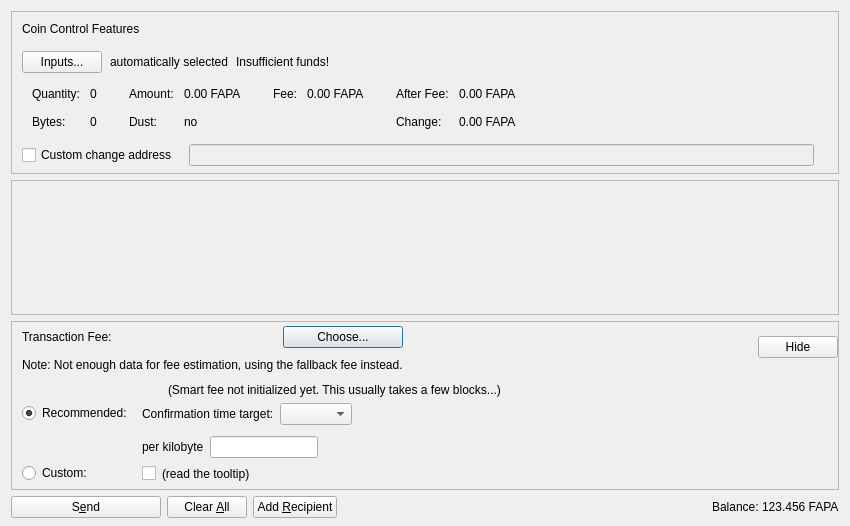
<?xml version="1.0" encoding="UTF-8"?>
<ui version="4.0">
 <class>SendCoinsDialog</class>
 <widget class="QDialog" name="SendCoinsDialog">
  <property name="geometry">
   <rect>
    <x>0</x>
    <y>0</y>
    <width>850</width>
    <height>526</height>
   </rect>
  </property>
  <property name="windowTitle">
   <string>Send Coins</string>
  </property>
  <layout class="QVBoxLayout" name="verticalLayout" stretch="0,1,0,0">
   <property name="bottomMargin">
    <number>8</number>
   </property>
   <item>
    <widget class="QFrame" name="frameCoinControl">
     <property name="sizePolicy">
      <sizepolicy hsizetype="Expanding" vsizetype="Expanding">
       <horstretch>0</horstretch>
       <verstretch>0</verstretch>
      </sizepolicy>
     </property>
     <property name="maximumSize">
      <size>
       <width>16777215</width>
       <height>16777215</height>
      </size>
     </property>
     <property name="frameShape">
      <enum>QFrame::StyledPanel</enum>
     </property>
     <property name="frameShadow">
      <enum>QFrame::Sunken</enum>
     </property>
     <layout class="QVBoxLayout" name="verticalLayoutCoinControl2">
      <property name="spacing">
       <number>0</number>
      </property>
      <property name="leftMargin">
       <number>0</number>
      </property>
      <property name="topMargin">
       <number>0</number>
      </property>
      <property name="rightMargin">
       <number>0</number>
      </property>
      <property name="bottomMargin">
       <number>6</number>
      </property>
      <item>
       <layout class="QVBoxLayout" name="verticalLayoutCoinControl" stretch="0,0,0,0,1">
        <property name="spacing">
         <number>0</number>
        </property>
        <property name="leftMargin">
         <number>10</number>
        </property>
        <property name="topMargin">
         <number>10</number>
        </property>
        <item>
         <layout class="QHBoxLayout" name="horizontalLayoutCoinControl1">
          <property name="bottomMargin">
           <number>15</number>
          </property>
          <item>
           <widget class="QLabel" name="labelCoinControlFeatures">
            <property name="sizePolicy">
             <sizepolicy hsizetype="Preferred" vsizetype="Maximum">
              <horstretch>0</horstretch>
              <verstretch>0</verstretch>
             </sizepolicy>
            </property>
            <property name="text">
             <string>Coin Control Features</string>
            </property>
           </widget>
          </item>
         </layout>
        </item>
        <item>
         <layout class="QHBoxLayout" name="horizontalLayoutCoinControl2" stretch="0,0,0,0">
          <property name="spacing">
           <number>8</number>
          </property>
          <property name="bottomMargin">
           <number>10</number>
          </property>
          <item>
           <widget class="QPushButton" name="pushButtonCoinControl">
            <property name="styleSheet">
             <string notr="true"/>
            </property>
            <property name="text">
             <string>Inputs...</string>
            </property>
            <property name="autoDefault">
             <bool>false</bool>
            </property>
           </widget>
          </item>
          <item>
           <widget class="QLabel" name="labelCoinControlAutomaticallySelected">
            <property name="text">
             <string>automatically selected</string>
            </property>
            <property name="margin">
             <number>5</number>
            </property>
           </widget>
          </item>
          <item>
           <widget class="QLabel" name="labelCoinControlInsuffFunds">
            <property name="text">
             <string>Insufficient funds!</string>
            </property>
            <property name="margin">
             <number>5</number>
            </property>
           </widget>
          </item>
          <item>
           <spacer name="horizontalSpacerCoinControl">
            <property name="orientation">
             <enum>Qt::Horizontal</enum>
            </property>
            <property name="sizeHint" stdset="0">
             <size>
              <width>40</width>
              <height>1</height>
             </size>
            </property>
           </spacer>
          </item>
         </layout>
        </item>
        <item>
         <widget class="QWidget" name="widgetCoinControl" native="true">
          <property name="sizePolicy">
           <sizepolicy hsizetype="Preferred" vsizetype="Preferred">
            <horstretch>0</horstretch>
            <verstretch>0</verstretch>
           </sizepolicy>
          </property>
          <property name="minimumSize">
           <size>
            <width>0</width>
            <height>0</height>
           </size>
          </property>
          <property name="styleSheet">
           <string notr="true"/>
          </property>
          <layout class="QHBoxLayout" name="horizontalLayoutCoinControl5">
           <property name="leftMargin">
            <number>0</number>
           </property>
           <property name="topMargin">
            <number>0</number>
           </property>
           <property name="rightMargin">
            <number>0</number>
           </property>
           <property name="bottomMargin">
            <number>0</number>
           </property>
           <item>
            <layout class="QHBoxLayout" name="horizontalLayoutCoinControl3" stretch="0,0,0,1">
             <property name="spacing">
              <number>20</number>
             </property>
             <property name="topMargin">
              <number>0</number>
             </property>
             <property name="bottomMargin">
              <number>10</number>
             </property>
             <item>
              <layout class="QFormLayout" name="formLayoutCoinControl1">
               <property name="horizontalSpacing">
                <number>10</number>
               </property>
               <property name="verticalSpacing">
                <number>14</number>
               </property>
               <property name="leftMargin">
                <number>10</number>
               </property>
               <property name="topMargin">
                <number>4</number>
               </property>
               <property name="rightMargin">
                <number>6</number>
               </property>
               <item row="0" column="0">
                <widget class="QLabel" name="labelCoinControlQuantityText">
                 <property name="text">
                  <string>Quantity:</string>
                 </property>
                 <property name="margin">
                  <number>0</number>
                 </property>
                </widget>
               </item>
               <item row="0" column="1">
                <widget class="QLabel" name="labelCoinControlQuantity">
                 <property name="cursor">
                  <cursorShape>IBeamCursor</cursorShape>
                 </property>
                 <property name="contextMenuPolicy">
                  <enum>Qt::ActionsContextMenu</enum>
                 </property>
                 <property name="text">
                  <string notr="true">0</string>
                 </property>
                 <property name="margin">
                  <number>0</number>
                 </property>
                 <property name="textInteractionFlags">
                  <set>Qt::LinksAccessibleByMouse|Qt::TextSelectableByKeyboard|Qt::TextSelectableByMouse</set>
                 </property>
                </widget>
               </item>
               <item row="1" column="0">
                <widget class="QLabel" name="labelCoinControlBytesText">
                 <property name="text">
                  <string>Bytes:</string>
                 </property>
                </widget>
               </item>
               <item row="1" column="1">
                <widget class="QLabel" name="labelCoinControlBytes">
                 <property name="cursor">
                  <cursorShape>IBeamCursor</cursorShape>
                 </property>
                 <property name="contextMenuPolicy">
                  <enum>Qt::ActionsContextMenu</enum>
                 </property>
                 <property name="text">
                  <string notr="true">0</string>
                 </property>
                 <property name="textInteractionFlags">
                  <set>Qt::LinksAccessibleByMouse|Qt::TextSelectableByKeyboard|Qt::TextSelectableByMouse</set>
                 </property>
                </widget>
               </item>
              </layout>
             </item>
             <item>
              <layout class="QFormLayout" name="formLayoutCoinControl2">
               <property name="horizontalSpacing">
                <number>10</number>
               </property>
               <property name="verticalSpacing">
                <number>14</number>
               </property>
               <property name="leftMargin">
                <number>6</number>
               </property>
               <property name="topMargin">
                <number>4</number>
               </property>
               <property name="rightMargin">
                <number>6</number>
               </property>
               <item row="0" column="0">
                <widget class="QLabel" name="labelCoinControlAmountText">
                 <property name="text">
                  <string>Amount:</string>
                 </property>
                 <property name="margin">
                  <number>0</number>
                 </property>
                </widget>
               </item>
               <item row="0" column="1">
                <widget class="QLabel" name="labelCoinControlAmount">
                 <property name="cursor">
                  <cursorShape>IBeamCursor</cursorShape>
                 </property>
                 <property name="contextMenuPolicy">
                  <enum>Qt::ActionsContextMenu</enum>
                 </property>
                 <property name="text">
                  <string notr="true">0.00 FAPA</string>
                 </property>
                 <property name="textInteractionFlags">
                  <set>Qt::LinksAccessibleByMouse|Qt::TextSelectableByKeyboard|Qt::TextSelectableByMouse</set>
                 </property>
                </widget>
               </item>
               <item row="1" column="0">
                <widget class="QLabel" name="labelCoinControlLowOutputText">
                 <property name="text">
                  <string>Dust:</string>
                 </property>
                </widget>
               </item>
               <item row="1" column="1">
                <widget class="QLabel" name="labelCoinControlLowOutput">
                 <property name="cursor">
                  <cursorShape>IBeamCursor</cursorShape>
                 </property>
                 <property name="contextMenuPolicy">
                  <enum>Qt::ActionsContextMenu</enum>
                 </property>
                 <property name="text">
                  <string notr="true">no</string>
                 </property>
                 <property name="textInteractionFlags">
                  <set>Qt::LinksAccessibleByMouse|Qt::TextSelectableByKeyboard|Qt::TextSelectableByMouse</set>
                 </property>
                </widget>
               </item>
              </layout>
             </item>
             <item>
              <layout class="QFormLayout" name="formLayoutCoinControl3">
               <property name="horizontalSpacing">
                <number>10</number>
               </property>
               <property name="verticalSpacing">
                <number>14</number>
               </property>
               <property name="leftMargin">
                <number>6</number>
               </property>
               <property name="topMargin">
                <number>4</number>
               </property>
               <property name="rightMargin">
                <number>6</number>
               </property>
               <item row="0" column="0">
                <widget class="QLabel" name="labelCoinControlFeeText">
                 <property name="text">
                  <string>Fee:</string>
                 </property>
                 <property name="margin">
                  <number>0</number>
                 </property>
                </widget>
               </item>
               <item row="0" column="1">
                <widget class="QLabel" name="labelCoinControlFee">
                 <property name="cursor">
                  <cursorShape>IBeamCursor</cursorShape>
                 </property>
                 <property name="contextMenuPolicy">
                  <enum>Qt::ActionsContextMenu</enum>
                 </property>
                 <property name="text">
                  <string notr="true">0.00 FAPA</string>
                 </property>
                 <property name="textInteractionFlags">
                  <set>Qt::LinksAccessibleByMouse|Qt::TextSelectableByKeyboard|Qt::TextSelectableByMouse</set>
                 </property>
                </widget>
               </item>
              </layout>
             </item>
             <item>
              <layout class="QFormLayout" name="formLayoutCoinControl4">
               <property name="horizontalSpacing">
                <number>10</number>
               </property>
               <property name="verticalSpacing">
                <number>14</number>
               </property>
               <property name="leftMargin">
                <number>6</number>
               </property>
               <property name="topMargin">
                <number>4</number>
               </property>
               <property name="rightMargin">
                <number>6</number>
               </property>
               <item row="0" column="0">
                <widget class="QLabel" name="labelCoinControlAfterFeeText">
                 <property name="text">
                  <string>After Fee:</string>
                 </property>
                 <property name="margin">
                  <number>0</number>
                 </property>
                </widget>
               </item>
               <item row="0" column="1">
                <widget class="QLabel" name="labelCoinControlAfterFee">
                 <property name="cursor">
                  <cursorShape>IBeamCursor</cursorShape>
                 </property>
                 <property name="contextMenuPolicy">
                  <enum>Qt::ActionsContextMenu</enum>
                 </property>
                 <property name="text">
                  <string notr="true">0.00 FAPA</string>
                 </property>
                 <property name="textInteractionFlags">
                  <set>Qt::LinksAccessibleByMouse|Qt::TextSelectableByKeyboard|Qt::TextSelectableByMouse</set>
                 </property>
                </widget>
               </item>
               <item row="1" column="0">
                <widget class="QLabel" name="labelCoinControlChangeText">
                 <property name="text">
                  <string>Change:</string>
                 </property>
                </widget>
               </item>
               <item row="1" column="1">
                <widget class="QLabel" name="labelCoinControlChange">
                 <property name="cursor">
                  <cursorShape>IBeamCursor</cursorShape>
                 </property>
                 <property name="contextMenuPolicy">
                  <enum>Qt::ActionsContextMenu</enum>
                 </property>
                 <property name="text">
                  <string notr="true">0.00 FAPA</string>
                 </property>
                 <property name="textInteractionFlags">
                  <set>Qt::LinksAccessibleByMouse|Qt::TextSelectableByKeyboard|Qt::TextSelectableByMouse</set>
                 </property>
                </widget>
               </item>
              </layout>
             </item>
            </layout>
           </item>
          </layout>
         </widget>
        </item>
        <item>
         <layout class="QHBoxLayout" name="horizontalLayoutCoinControl4" stretch="0,0,0">
          <property name="spacing">
           <number>12</number>
          </property>
          <property name="sizeConstraint">
           <enum>QLayout::SetDefaultConstraint</enum>
          </property>
          <property name="topMargin">
           <number>5</number>
          </property>
          <property name="rightMargin">
           <number>5</number>
          </property>
          <item>
           <widget class="QCheckBox" name="checkBoxCoinControlChange">
            <property name="toolTip">
             <string>If this is activated, but the change address is empty or invalid, change will be sent to a newly generated address.</string>
            </property>
            <property name="text">
             <string>Custom change address</string>
            </property>
           </widget>
          </item>
          <item>
           <widget class="QValidatedLineEdit" name="lineEditCoinControlChange">
            <property name="enabled">
             <bool>false</bool>
            </property>
            <property name="sizePolicy">
             <sizepolicy hsizetype="Expanding" vsizetype="Fixed">
              <horstretch>0</horstretch>
              <verstretch>0</verstretch>
             </sizepolicy>
            </property>
           </widget>
          </item>
          <item>
           <widget class="QLabel" name="labelCoinControlChangeLabel">
            <property name="sizePolicy">
             <sizepolicy hsizetype="Preferred" vsizetype="Expanding">
              <horstretch>0</horstretch>
              <verstretch>0</verstretch>
             </sizepolicy>
            </property>
            <property name="minimumSize">
             <size>
              <width>0</width>
              <height>0</height>
             </size>
            </property>
            <property name="text">
             <string/>
            </property>
            <property name="margin">
             <number>3</number>
            </property>
           </widget>
          </item>
         </layout>
        </item>
        <item>
         <spacer name="verticalSpacerCoinControl">
          <property name="orientation">
           <enum>Qt::Vertical</enum>
          </property>
          <property name="sizeHint" stdset="0">
           <size>
            <width>800</width>
            <height>1</height>
           </size>
          </property>
         </spacer>
        </item>
       </layout>
      </item>
     </layout>
    </widget>
   </item>
   <item>
    <widget class="QScrollArea" name="scrollArea">
     <property name="widgetResizable">
      <bool>true</bool>
     </property>
     <widget class="QWidget" name="scrollAreaWidgetContents">
      <property name="geometry">
       <rect>
        <x>0</x>
        <y>0</y>
        <width>830</width>
        <height>104</height>
       </rect>
      </property>
      <layout class="QVBoxLayout" name="verticalLayout_2" stretch="0,1">
       <property name="leftMargin">
        <number>0</number>
       </property>
       <property name="topMargin">
        <number>0</number>
       </property>
       <property name="rightMargin">
        <number>0</number>
       </property>
       <property name="bottomMargin">
        <number>0</number>
       </property>
       <item>
        <layout class="QVBoxLayout" name="entries">
         <property name="spacing">
          <number>6</number>
         </property>
        </layout>
       </item>
       <item>
        <spacer name="verticalSpacer">
         <property name="orientation">
          <enum>Qt::Vertical</enum>
         </property>
         <property name="sizeHint" stdset="0">
          <size>
           <width>20</width>
           <height>40</height>
          </size>
         </property>
        </spacer>
       </item>
      </layout>
     </widget>
    </widget>
   </item>
   <item>
    <widget class="QFrame" name="frameFee">
     <property name="sizePolicy">
      <sizepolicy hsizetype="Expanding" vsizetype="Expanding">
       <horstretch>0</horstretch>
       <verstretch>0</verstretch>
      </sizepolicy>
     </property>
     <property name="maximumSize">
      <size>
       <width>16777215</width>
       <height>16777215</height>
      </size>
     </property>
     <property name="frameShape">
      <enum>QFrame::StyledPanel</enum>
     </property>
     <property name="frameShadow">
      <enum>QFrame::Sunken</enum>
     </property>
     <layout class="QVBoxLayout" name="verticalLayoutFee1">
      <property name="spacing">
       <number>0</number>
      </property>
      <property name="leftMargin">
       <number>0</number>
      </property>
      <property name="topMargin">
       <number>0</number>
      </property>
      <property name="rightMargin">
       <number>0</number>
      </property>
      <property name="bottomMargin">
       <number>0</number>
      </property>
      <item>
       <layout class="QVBoxLayout" name="verticalLayoutFee2" stretch="0,0,0">
        <property name="spacing">
         <number>0</number>
        </property>
        <property name="leftMargin">
         <number>10</number>
        </property>
        <property name="topMargin">
         <number>0</number>
        </property>
        <item>
         <layout class="QHBoxLayout" name="horizontalLayoutFee1">
          <property name="bottomMargin">
           <number>0</number>
          </property>
          <item>
           <layout class="QVBoxLayout" name="verticalLayoutFee7">
            <property name="spacing">
             <number>0</number>
            </property>
            <item>
             <spacer name="verticalSpacerSmartFee">
              <property name="orientation">
               <enum>Qt::Vertical</enum>
              </property>
              <property name="sizeType">
               <enum>QSizePolicy::Fixed</enum>
              </property>
              <property name="sizeHint" stdset="0">
               <size>
                <width>1</width>
                <height>4</height>
               </size>
              </property>
             </spacer>
            </item>
            <item>
             <layout class="QHBoxLayout" name="horizontalLayoutSmartFee">
              <property name="spacing">
               <number>10</number>
              </property>
              <item>
               <widget class="QLabel" name="labelFeeHeadline">
                <property name="sizePolicy">
                 <sizepolicy hsizetype="Preferred" vsizetype="Maximum">
                  <horstretch>0</horstretch>
                  <verstretch>0</verstretch>
                 </sizepolicy>
                </property>
                <property name="text">
                 <string>Transaction Fee:</string>
                </property>
               </widget>
              </item>
              <item>
               <widget class="QLabel" name="labelFeeMinimized">
                <property name="text">
                 <string/>
                </property>
               </widget>
              </item>
              <item>
               <widget class="QPushButton" name="buttonChooseFee">
                <property name="text">
                 <string>Choose...</string>
                </property>
               </widget>
              </item>
             </layout>
            </item>
            <item>
             <spacer name="verticalSpacer_7">
              <property name="orientation">
               <enum>Qt::Vertical</enum>
              </property>
              <property name="sizeHint" stdset="0">
               <size>
                <width>1</width>
                <height>10</height>
               </size>
              </property>
             </spacer>
            </item>
            <item>
             <widget class="QLabel" name="fallbackFeeWarningLabel">
              <property name="toolTip">
               <string>Using the fallbackfee can result in sending a transaction that will take several hours or days (or never) to confirm. Consider choosing your fee manually or wait until you have validated the complete chain.</string>
              </property>
              <property name="text">
               <string>Note: Not enough data for fee estimation, using the fallback fee instead.</string>
              </property>
              <property name="wordWrap">
               <bool>false</bool>
              </property>
             </widget>
            </item>
            <item>
             <spacer name="verticalSpacer_5">
              <property name="orientation">
               <enum>Qt::Vertical</enum>
              </property>
              <property name="sizeHint" stdset="0">
               <size>
                <width>1</width>
                <height>1</height>
               </size>
              </property>
             </spacer>
            </item>
           </layout>
          </item>
          <item>
           <spacer name="horizontalSpacer_4">
            <property name="orientation">
             <enum>Qt::Horizontal</enum>
            </property>
            <property name="sizeHint" stdset="0">
             <size>
              <width>1</width>
              <height>1</height>
             </size>
            </property>
           </spacer>
          </item>
          <item>
           <widget class="QPushButton" name="buttonMinimizeFee">
            <property name="toolTip">
             <string>collapse fee-settings</string>
            </property>
            <property name="text">
             <string>Hide</string>
            </property>
           </widget>
          </item>
         </layout>
        </item>
        <item>
         <widget class="QFrame" name="frameFeeSelection">
          <layout class="QVBoxLayout" name="verticalLayoutFee12">
           <property name="spacing">
            <number>0</number>
           </property>
           <property name="leftMargin">
            <number>0</number>
           </property>
           <property name="topMargin">
            <number>0</number>
           </property>
           <property name="rightMargin">
            <number>0</number>
           </property>
           <property name="bottomMargin">
            <number>0</number>
           </property>
           <item>
            <layout class="QGridLayout" name="gridLayoutFee">
             <property name="topMargin">
              <number>10</number>
             </property>
             <property name="bottomMargin">
              <number>4</number>
             </property>
             <property name="horizontalSpacing">
              <number>10</number>
             </property>
             <property name="verticalSpacing">
              <number>4</number>
             </property>
             <item row="1" column="1">
              <layout class="QVBoxLayout" name="verticalLayoutFee8">
               <property name="spacing">
                <number>6</number>
               </property>
               <property name="topMargin">
                <number>3</number>
               </property>
               <item>
                <layout class="QHBoxLayout" name="horizontalLayoutFee13" stretch="0,0,1">
                 <item>
                  <widget class="QLabel" name="labelCustomPerKilobyte">
                   <property name="toolTip">
                    <string>If the custom fee is set to 1000 ruffs and the transaction is only 250 bytes, then &quot;per kilobyte&quot; only pays 250 ruffs in fee,&lt;br /&gt;while &quot;at least&quot; pays 1000 ruffs. For transactions bigger than a kilobyte both pay by kilobyte.</string>
                   </property>
                   <property name="text">
                    <string>per kilobyte</string>
                   </property>
                  </widget>
                 </item>
                 <item>
                  <widget class="BitcoinAmountField" name="customFee"/>
                 </item>
                 <item>
                  <spacer name="horizontalSpacer_6">
                   <property name="orientation">
                    <enum>Qt::Horizontal</enum>
                   </property>
                   <property name="sizeHint" stdset="0">
                    <size>
                     <width>1</width>
                     <height>1</height>
                    </size>
                   </property>
                  </spacer>
                 </item>
                </layout>
               </item>
               <item>
                <layout class="QHBoxLayout" name="horizontalLayoutFee8">
                 <item>
                  <widget class="QCheckBox" name="checkBoxMinimumFee">
                   <property name="toolTip">
                    <string>Paying only the minimum fee is just fine as long as there is less transaction volume than space in the blocks.&lt;br /&gt;But be aware that this can end up in a never confirming transaction once there is more demand for fapalien transactions than the network can process.</string>
                   </property>
                   <property name="text">
                    <string/>
                   </property>
                  </widget>
                 </item>
                 <item>
                  <widget class="QLabel" name="labelMinFeeWarning">
                   <property name="enabled">
                    <bool>true</bool>
                   </property>
                   <property name="toolTip">
                    <string>Paying only the minimum fee is just fine as long as there is less transaction volume than space in the blocks.&lt;br /&gt;But be aware that this can end up in a never confirming transaction once there is more demand for fapalien transactions than the network can process.</string>
                   </property>
                   <property name="text">
                    <string>(read the tooltip)</string>
                   </property>
                   <property name="margin">
                    <number>5</number>
                   </property>
                  </widget>
                 </item>
                 <item>
                  <spacer name="horizontalSpacer_2">
                   <property name="orientation">
                    <enum>Qt::Horizontal</enum>
                   </property>
                   <property name="sizeHint" stdset="0">
                    <size>
                     <width>1</width>
                     <height>1</height>
                    </size>
                   </property>
                  </spacer>
                 </item>
                </layout>
               </item>
              </layout>
             </item>
             <item row="0" column="0">
              <layout class="QVBoxLayout" name="verticalLayoutFee4" stretch="0,1">
               <property name="topMargin">
                <number>20</number>
               </property>
               <property name="bottomMargin">
                <number>3</number>
               </property>
               <item>
                <widget class="QRadioButton" name="radioSmartFee">
                 <property name="text">
                  <string>Recommended:</string>
                 </property>
                 <property name="checked">
                  <bool>true</bool>
                 </property>
                 <attribute name="buttonGroup">
                  <string notr="true">groupFee</string>
                 </attribute>
                </widget>
               </item>
               <item>
                <spacer name="verticalSpacer_2">
                 <property name="orientation">
                  <enum>Qt::Vertical</enum>
                 </property>
                 <property name="sizeHint" stdset="0">
                  <size>
                   <width>1</width>
                   <height>1</height>
                  </size>
                 </property>
                </spacer>
               </item>
              </layout>
             </item>
             <item row="1" column="0">
              <layout class="QVBoxLayout" name="verticalLayoutFee9" stretch="0,1">
               <property name="topMargin">
                <number>30</number>
               </property>
               <item>
                <widget class="QRadioButton" name="radioCustomFee">
                 <property name="text">
                  <string>Custom:</string>
                 </property>
                 <attribute name="buttonGroup">
                  <string notr="true">groupFee</string>
                 </attribute>
                </widget>
               </item>
               <item>
                <spacer name="verticalSpacer_6">
                 <property name="orientation">
                  <enum>Qt::Vertical</enum>
                 </property>
                 <property name="sizeHint" stdset="0">
                  <size>
                   <width>1</width>
                   <height>1</height>
                  </size>
                 </property>
                </spacer>
               </item>
              </layout>
             </item>
             <item row="0" column="1">
              <layout class="QVBoxLayout" name="verticalLayoutFee3" stretch="0,0,1">
               <property name="spacing">
                <number>6</number>
               </property>
               <property name="topMargin">
                <number>0</number>
               </property>
               <property name="bottomMargin">
                <number>3</number>
               </property>
               <item>
                <layout class="QHBoxLayout" name="horizontalLayoutFee12">
                 <item>
                  <widget class="QLabel" name="labelSmartFee">
                   <property name="text">
                    <string/>
                   </property>
                   <property name="margin">
                    <number>2</number>
                   </property>
                  </widget>
                 </item>
                 <item>
                  <widget class="QLabel" name="labelFeeEstimation">
                   <property name="text">
                    <string/>
                   </property>
                  </widget>
                 </item>
                 <item>
                  <widget class="QLabel" name="labelSmartFee2">
                   <property name="text">
                    <string>(Smart fee not initialized yet. This usually takes a few blocks...)</string>
                   </property>
                   <property name="margin">
                    <number>2</number>
                   </property>
                  </widget>
                 </item>
                 <item>
                  <spacer name="horizontalSpacer_5">
                   <property name="orientation">
                    <enum>Qt::Horizontal</enum>
                   </property>
                   <property name="sizeHint" stdset="0">
                    <size>
                     <width>1</width>
                     <height>1</height>
                    </size>
                   </property>
                  </spacer>
                 </item>
                </layout>
               </item>
               <item>
                <layout class="QHBoxLayout" name="horizontalLayoutFee9">
                 <item>
                  <layout class="QVBoxLayout" name="verticalLayoutFee6">
                   <item>
                    <widget class="QLabel" name="labelSmartFee3">
                     <property name="text">
                      <string>Confirmation time target:</string>
                     </property>
                     <property name="margin">
                      <number>2</number>
                     </property>
                    </widget>
                   </item>
                  </layout>
                 </item>
                 <item>
                  <layout class="QVBoxLayout" name="verticalLayoutFee5">
                   <property name="rightMargin">
                    <number>30</number>
                   </property>
                   <item>
                    <layout class="QHBoxLayout" name="horizontalLayoutConfTarget">
                     <property name="bottomMargin">
                      <number>0</number>
                     </property>
                     <item>
                      <widget class="QComboBox" name="confTargetSelector"/>
                     </item>
                     <item>
                      <spacer name="horizontalSpacerConfTarget">
                       <property name="orientation">
                        <enum>Qt::Horizontal</enum>
                       </property>
                       <property name="sizeHint" stdset="0">
                        <size>
                         <width>40</width>
                         <height>20</height>
                        </size>
                       </property>
                      </spacer>
                     </item>
                    </layout>
                   </item>
                  </layout>
                 </item>
                </layout>
               </item>
               <item>
                <spacer name="verticalSpacer_4">
                 <property name="orientation">
                  <enum>Qt::Vertical</enum>
                 </property>
                 <property name="sizeHint" stdset="0">
                  <size>
                   <width>1</width>
                   <height>1</height>
                  </size>
                 </property>
                </spacer>
               </item>
              </layout>
             </item>
            </layout>
           </item>
          </layout>
         </widget>
        </item>
        <item>
         <spacer name="verticalSpacerFee">
          <property name="orientation">
           <enum>Qt::Vertical</enum>
          </property>
          <property name="sizeHint" stdset="0">
           <size>
            <width>800</width>
            <height>1</height>
           </size>
          </property>
         </spacer>
        </item>
       </layout>
      </item>
     </layout>
    </widget>
   </item>
   <item>
    <layout class="QHBoxLayout" name="horizontalLayout">
     <item>
      <widget class="QPushButton" name="sendButton">
       <property name="minimumSize">
        <size>
         <width>150</width>
         <height>0</height>
        </size>
       </property>
       <property name="toolTip">
        <string>Confirm the send action</string>
       </property>
       <property name="text">
        <string>S&amp;end</string>
       </property>
       <property name="autoDefault">
        <bool>false</bool>
       </property>
       <property name="default">
        <bool>false</bool>
       </property>
      </widget>
     </item>
     <item>
      <widget class="QPushButton" name="clearButton">
       <property name="sizePolicy">
        <sizepolicy hsizetype="Minimum" vsizetype="Fixed">
         <horstretch>0</horstretch>
         <verstretch>0</verstretch>
        </sizepolicy>
       </property>
       <property name="toolTip">
        <string>Clear all fields of the form.</string>
       </property>
       <property name="text">
        <string>Clear &amp;All</string>
       </property>
       <property name="autoDefault">
        <bool>false</bool>
       </property>
      </widget>
     </item>
     <item>
      <widget class="QPushButton" name="addButton">
       <property name="toolTip">
        <string>Send to multiple recipients at once</string>
       </property>
       <property name="text">
        <string>Add &amp;Recipient</string>
       </property>
       <property name="autoDefault">
        <bool>false</bool>
       </property>
      </widget>
     </item>
     <item>
      <spacer name="horizontalSpacer">
       <property name="orientation">
        <enum>Qt::Horizontal</enum>
       </property>
       <property name="sizeHint" stdset="0">
        <size>
         <width>40</width>
         <height>20</height>
        </size>
       </property>
      </spacer>
     </item>
     <item>
      <layout class="QHBoxLayout" name="horizontalLayout_2">
       <property name="spacing">
        <number>3</number>
       </property>
       <item>
        <widget class="QLabel" name="labelBalanceText">
         <property name="text">
          <string>Balance:</string>
         </property>
        </widget>
       </item>
       <item>
        <widget class="QLabel" name="labelBalance">
         <property name="sizePolicy">
          <sizepolicy hsizetype="Preferred" vsizetype="Preferred">
           <horstretch>0</horstretch>
           <verstretch>0</verstretch>
          </sizepolicy>
         </property>
         <property name="cursor">
          <cursorShape>IBeamCursor</cursorShape>
         </property>
         <property name="text">
          <string notr="true">123.456 FAPA</string>
         </property>
         <property name="textInteractionFlags">
          <set>Qt::LinksAccessibleByMouse|Qt::TextSelectableByKeyboard|Qt::TextSelectableByMouse</set>
         </property>
        </widget>
       </item>
      </layout>
     </item>
    </layout>
   </item>
  </layout>
 </widget>
 <customwidgets>
  <customwidget>
   <class>QValidatedLineEdit</class>
   <extends>QLineEdit</extends>
   <header>qt/qvalidatedlineedit.h</header>
  </customwidget>
  <customwidget>
   <class>BitcoinAmountField</class>
   <extends>QLineEdit</extends>
   <header>qt/bitcoinamountfield.h</header>
   <container>1</container>
  </customwidget>
 </customwidgets>
 <resources>
  <include location="../fapalien.qrc"/>
 </resources>
 <connections/>
 <buttongroups>
  <buttongroup name="groupFee"/>
 </buttongroups>
</ui>
